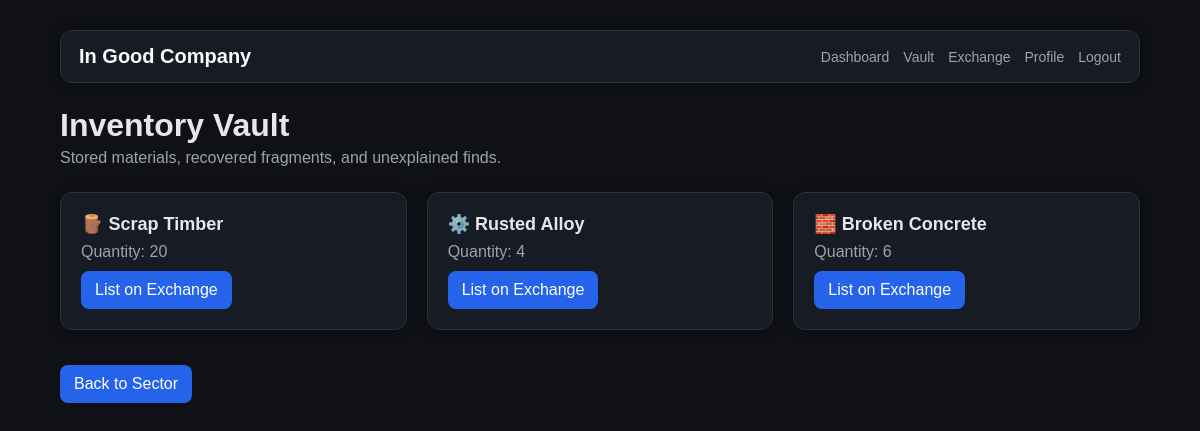
Before: /inventory (signed in) with the older database file.
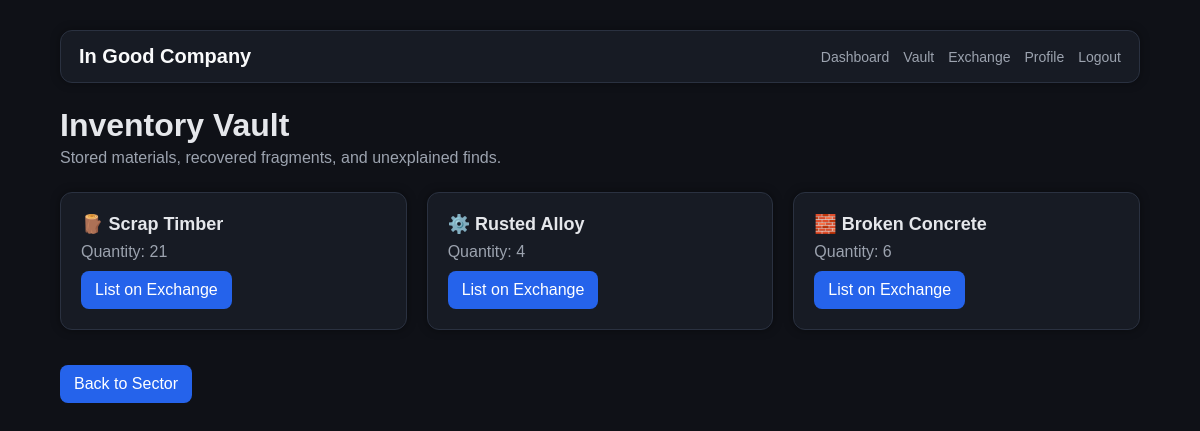
After: the same page with the newer database file.
### models/inventory.py (models this page shows)
class Inventory(db.Model):
    id = db.Column(db.Integer, primary_key=True)
    user_id = db.Column(db.Integer, db.ForeignKey("user.id"))
    resource_name = db.Column(db.String(50), nullable=False)
    quantity = db.Column(db.Integer, default=0)

### app.py (the view)
@app.route("/inventory")
@login_required
def inventory():
    items = Inventory.query.filter_by(
        user_id=current_user.id
    ).all()
    return render_template(
        "inventory.html",
        items=items
    )

### app.py (called while the page is built)
@login_manager.user_loader
def load_user(user_id):
    return User.query.get(int(user_id))

### templates/inventory.html (shortened to what this page needs)
<!DOCTYPE html>
<html>
<head>
    <link rel="stylesheet" href="/static/style.css">
</head>
<body>
    <div class="container">
        <div class="nav">
            <div class="nav-brand">
                In Good Company
            </div>
            <div class="nav-links">
                <a href="/dashboard">Dashboard</a>
                <a href="/inventory">Vault</a>
                <a href="/market">Exchange</a>
                <a href="/player/{{ current_user.username }}">Profile</a>
                <a href="/logout">Logout</a>
            </div>
        </div>
        <div class="title">
            Inventory Vault
        </div>
        <div class="subtitle">
            Stored materials, recovered fragments, and unexplained finds.
        </div>
        <div class="grid">
            {% for item in items %}
            <div class="item-card {% if item.resource_name not in ['wood', 'stone', 'metal'] %}rare-item{% endif %}">
                <div class="item-name">
                    {% if item.resource_name == "wood" %}
                    🪵 Scrap Timber
                    {% elif item.resource_name == "stone" %}
                    🧱 Broken Concrete
                    {% elif item.resource_name == "metal" %}
                    ⚙️ Rusted Alloy
                    {% else %}
                    ⚡ {{ item.resource_name }}
                    {% endif %}
                </div>
                <div class="item-qty">
                    Quantity: {{ item.quantity }}
                </div>
                <a class="button" href="/sell/{{ item.resource_name }}">
                    List on Exchange
                </a>
            </div>
            {% endfor %}
        </div>
        <div class="back">
            <a class="button" href="/dashboard">
                Back to Sector
            </a>
        </div>
    </div>
</body>
</html>

Changed rows visible on the page:
changed Inventory (number 1 of 3 on the later page): quantity "20" → "21"
